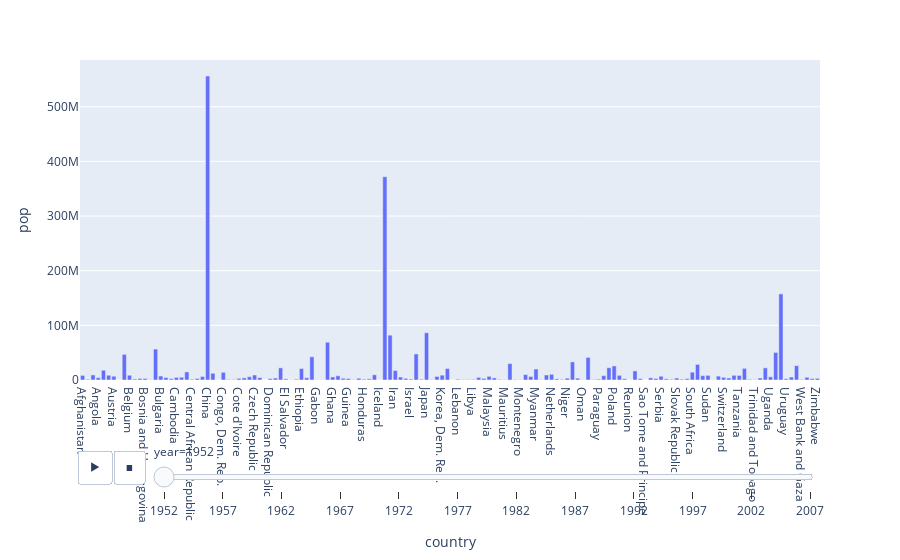

Write notebook code for a chart like this one.
### Markdown cell above
## Question 5:

Instead of the continents, lets look at individual countries. Create an animation that shows the population growth of the countries through the years

### Code cell
# YOUR CODE HERE
fig=px.bar(df,x='country',y='pop',animation_frame='year')
fig.show()

### Figure 1 — Plotly figure (JSON) as saved in the notebook; plotly's stock layout.template omitted (floating-point values rounded to 4 significant figures; data arrays with more than 128 entries replaced by an {"elided": "..."} marker saying what was removed)
{"data": [{"alignmentgroup": "True", "hovertemplate": "year=1952<br>country=%{x}<br>pop=%{y}<extra></extra>", "legendgroup": "", "marker": {"color": "#636efa", "pattern": {"shape": ""}}, "name": "", "offsetgroup": "", "orientation": "v", "showlegend": false, "textposition": "auto", "type": "bar", "x": {"elided": "142 str values"}, "xaxis": "x", "y": {"elided": "142 int values"}, "yaxis": "y"}], "layout": {"barmode": "relative", "legend": {"tracegroupgap": 0}, "margin": {"t": 60}, "sliders": [{"active": 0, "currentvalue": {"prefix": "year="}, "len": 0.9, "pad": {"b": 10, "t": 60}, "steps": [{"args": [["1952"], {"frame": {"duration": 0, "redraw": true}, "fromcurrent": true, "mode": "immediate", "transition": {"duration": 0, "easing": "linear"}}], "label": "1952", "method": "animate"}, {"args": [["1957"], {"frame": {"duration": 0, "redraw": true}, "fromcurrent": true, "mode": "immediate", "transition": {"duration": 0, "easing": "linear"}}], "label": "1957", "method": "animate"}, {"args": [["1962"], {"frame": {"duration": 0, "redraw": true}, "fromcurrent": true, "mode": "immediate", "transition": {"duration": 0, "easing": "linear"}}], "label": "1962", "method": "animate"}, {"args": [["1967"], {"frame": {"duration": 0, "redraw": true}, "fromcurrent": true, "mode": "immediate", "transition": {"duration": 0, "easing": "linear"}}], "label": "1967", "method": "animate"}, {"args": [["1972"], {"frame": {"duration": 0, "redraw": true}, "fromcurrent": true, "mode": "immediate", "transition": {"duration": 0, "easing": "linear"}}], "label": "1972", "method": "animate"}, {"args": [["1977"], {"frame": {"duration": 0, "redraw": true}, "fromcurrent": true, "mode": "immediate", "transition": {"duration": 0, "easing": "linear"}}], "label": "1977", "method": "animate"}, {"args": [["1982"], {"frame": {"duration": 0, "redraw": true}, "fromcurrent": true, "mode": "immediate", "transition": {"duration": 0, "easing": "linear"}}], "label": "1982", "method": "animate"}, {"args": [["1987"], {"frame": {"duration": 0, "redraw": true}, "fromcurrent": true, "mode": "immediate", "transition": {"duration": 0, "easing": "linear"}}], "label": "1987", "method": "animate"}, {"args": [["1992"], {"frame": {"duration": 0, "redraw": true}, "fromcurrent": true, "mode": "immediate", "transition": {"duration": 0, "easing": "linear"}}], "label": "1992", "method": "animate"}, {"args": [["1997"], {"frame": {"duration": 0, "redraw": true}, "fromcurrent": true, "mode": "immediate", "transition": {"duration": 0, "easing": "linear"}}], "label": "1997", "method": "animate"}, {"args": [["2002"], {"frame": {"duration": 0, "redraw": true}, "fromcurrent": true, "mode": "immediate", "transition": {"duration": 0, "easing": "linear"}}], "label": "2002", "method": "animate"}, {"args": [["2007"], {"frame": {"duration": 0, "redraw": true}, "fromcurrent": true, "mode": "immediate", "transition": {"duration": 0, "easing": "linear"}}], "label": "2007", "method": "animate"}], "x": 0.1, "xanchor": "left", "y": 0, "yanchor": "top"}], "updatemenus": [{"buttons": [{"args": [null, {"frame": {"duration": 500, "redraw": true}, "fromcurrent": true, "mode": "immediate", "transition": {"duration": 500, "easing": "linear"}}], "label": "&#9654;", "method": "animate"}, {"args": [[null], {"frame": {"duration": 0, "redraw": true}, "fromcurrent": true, "mode": "immediate", "transition": {"duration": 0, "easing": "linear"}}], "label": "&#9724;", "method": "animate"}], "direction": "left", "pad": {"r": 10, "t": 70}, "showactive": false, "type": "buttons", "x": 0.1, "xanchor": "right", "y": 0, "yanchor": "top"}], "xaxis": {"anchor": "y", "domain": [0, 1], "title": {"text": "country"}}, "yaxis": {"anchor": "x", "domain": [0, 1], "title": {"text": "pop"}}}}
